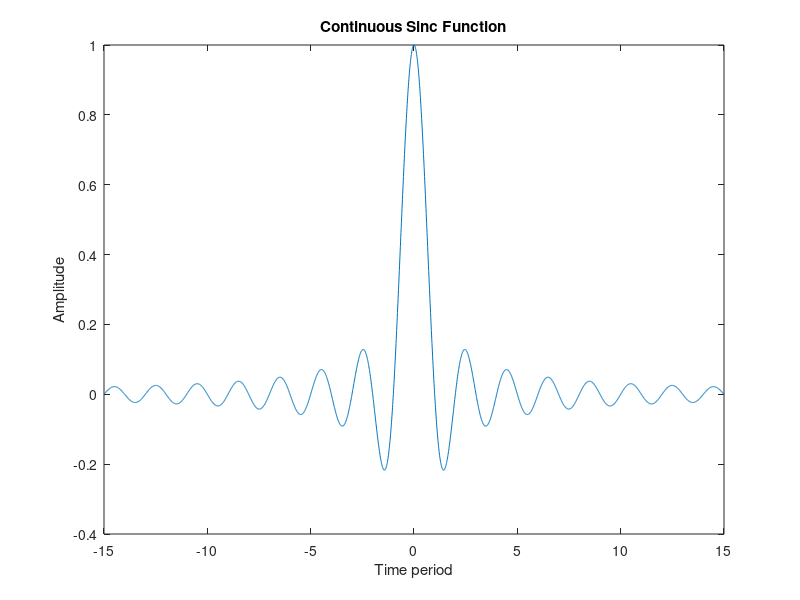

MATLAB code to generate this figure:
%% Continuous sinc function

x = [-15:0.01:+15];
stem = sinc(x);
plot(x, stem)
title("Continuous Sinc Function")
xlabel("Time period")
ylabel("Amplitude")

